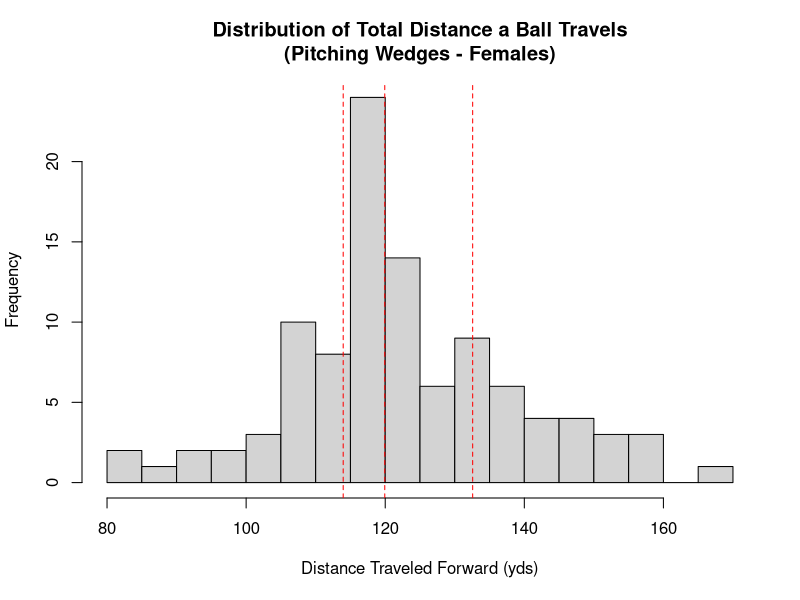
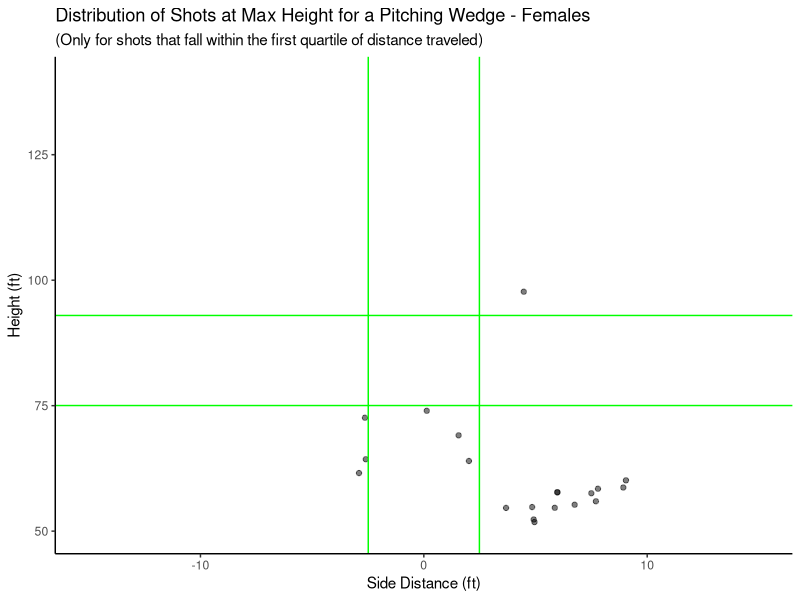
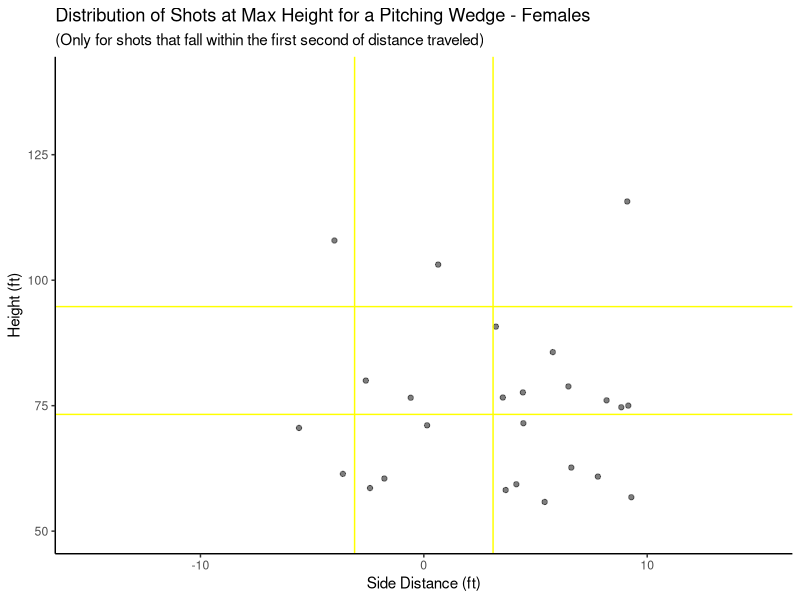
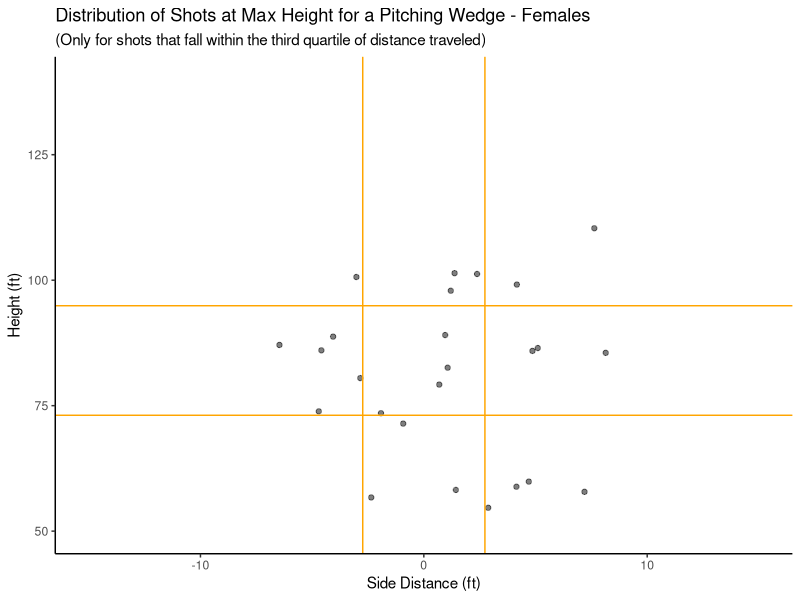
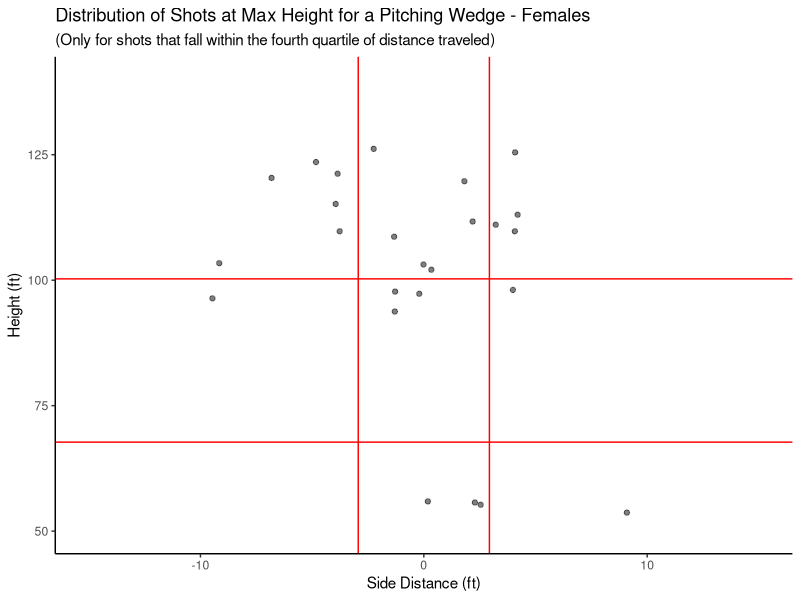
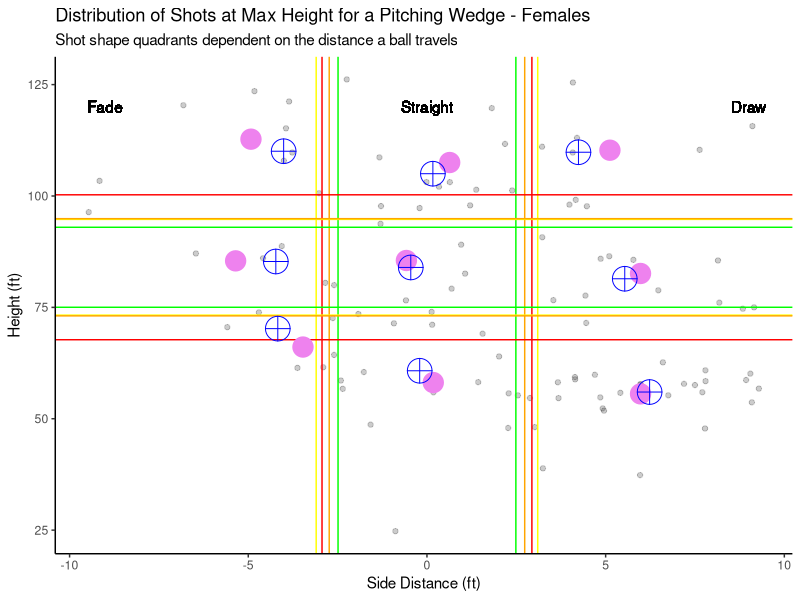

Reproduce these figures in R, in order.
## ---- chunk 1
library(tidyverse)
library(mgcv)
library(gam)
library(kableExtra)
# load in data
df_st_club <- read_csv("Data Cleaning/Output Data/Cleaned_Standard_Clubs.csv")

# Filter df for only Pitching Wedges
df_pw_lim <- filter(df_st_club, Club == "Pitching Wedge" & Sex == "Female")
## ---- chunk 2
# Side model
pw_side_final <- gam::gam(`Max Height - Side` ~
  gam::s(`Club Speed`) +
  gam::s(`Attack Angle`) +
  gam::s(`Swing Plane`) +
  gam::s(`Face Angle`) +
  gam::s(`Club Path`) +
  gam::s(shaft_lean), data = df_pw_lim)

# Height model
pw_height_final <- gam::gam(`Max Height - Height` ~
  gam::s(`Club Speed`) +
  gam::s(`Attack Angle`) +
  gam::s(`Swing Plane`) +
  gam::s(`Face Angle`) +
  gam::s(`Club Path`) +
  gam::s(shaft_lean), data = df_pw_lim)
## ---- chunk 3
# First distance quartile
q1_dist <- quantile(df_pw_lim$`Est. Total Flat - Length`, 0.25)
# Second Distance quartile
median_dist <- quantile(df_pw_lim$`Est. Total Flat - Length`, 0.50)
# Third Distance quartile
q3_dist <- quantile(df_pw_lim$`Est. Total Flat - Length`, 0.75)

# 0-25% of data, divide height standard deviation by this
sd_divisor_side_1 <- 1.5
# 25-50% of data, divde height standard deviation by this
sd_divisor_side_2 <- 1.5
# 0-25% of data, divide height standard deviation by this
sd_divisor_side_3 <- 1.5
# 25-100% of data, divide height standard deviation by this
sd_divisor_side_4 <- 1.5

# 0-25% of data, divide height standard deviation by this
sd_divisor_height_1 <- 1.5
# 25-50% of data, divide height standard deviation by this
sd_divisor_height_2 <- 1.5
# 0-25% of data, divide height standard deviation by this
sd_divisor_height_3 <- 1.5
# 25-100% of data, divide height standard deviation by this
sd_divisor_height_4 <- 1.5
## ---- chunk 4
# Split for Pitching Wedges and fades by sign
df_pw_lim$side_class_acc <- ifelse(df_pw_lim$`Max Height - Side` > 0, "Draw", "Fade")

# Limit data to first quartile
df_pw_lim_side1 <- filter(df_pw_lim, `Est. Total Flat - Length` < q1_dist)
# Get standard deviation
sd_lim_side1 <- sd(df_pw_lim_side1$`Max Height - Side`)

# Limit data to second quartile
df_pw_lim_side2 <- filter(df_pw_lim, `Est. Total Flat - Length` >= q1_dist)
df_pw_lim_side2 <- filter(df_pw_lim_side2, `Est. Total Flat - Length` < median_dist)
# Get standard deviation
sd_lim_side2 <- sd(df_pw_lim_side2$`Max Height - Side`)

# Limit data to third quartile
df_pw_lim_side3 <- filter(df_pw_lim, `Est. Total Flat - Length` >= median_dist)
df_pw_lim_side3 <- filter(df_pw_lim_side3, `Est. Total Flat - Length` < q3_dist)
# Get standard deviation
sd_lim_side3 <- sd(df_pw_lim_side3$`Max Height - Side`)

# Limit data to fourth quartile
df_pw_lim_side4 <- filter(df_pw_lim, `Est. Total Flat - Length` >= q3_dist)
# Get standard deviation
sd_lim_side4 <- sd(df_pw_lim_side4$`Max Height - Side`)

# Classify straights
for (i in 1:nrow(df_pw_lim)) {
  # Check to see if shot is in q1
  if (df_pw_lim[i, "Est. Total Flat - Length"] < q1_dist) {
    # Classify as straight is criteria is met
    if (df_pw_lim[i, "Max Height - Side"] < sd_lim_side1 / sd_divisor_side_1 &
      df_pw_lim[i, "Max Height - Side"] > -sd_lim_side1 / sd_divisor_side_1) {
      # Accessing the 'side_class' column by name to assign "Straight"
      df_pw_lim[i, "side_class_acc"] <- "Straight"
    }
    # Check to see if shot is in q2
  } else if (df_pw_lim[i, "Est. Total Flat - Length"] < median_dist) {
    # Classify as straight is criteria is met
    if (df_pw_lim[i, "Max Height - Side"] < sd_lim_side2 / sd_divisor_side_2 &
      df_pw_lim[i, "Max Height - Side"] > -sd_lim_side2 / sd_divisor_side_2) {
      df_pw_lim[i, "side_class_acc"] <- "Straight"
    }
    # Check to see if shot is in q3
  } else if (df_pw_lim[i, "Est. Total Flat - Length"] < q3_dist) {
    # Classify as straight is criteria is met
    if (df_pw_lim[i, "Max Height - Side"] < sd_lim_side3 / sd_divisor_side_3 &
      df_pw_lim[i, "Max Height - Side"] > -sd_lim_side3 / sd_divisor_side_3) {
      df_pw_lim[i, "side_class_acc"] <- "Straight"
    }
    # Check to see if shot is in q4
  } else {
    # Classify as straight is criteria is met
    if (df_pw_lim[i, "Max Height - Side"] < sd_lim_side4 / sd_divisor_side_4 &
      df_pw_lim[i, "Max Height - Side"] > -sd_lim_side4 / sd_divisor_side_4) {
      df_pw_lim[i, "side_class_acc"] <- "Straight"
    }
  }
}
## ---- chunk 5
# Define height class variable
df_pw_lim$height_class_acc <- "Medium"

# Limit data to first quartile
df_pw_lim_height1 <- filter(df_pw_lim, `Est. Total Flat - Length` < q1_dist)
# Get mean and standard deviation
mean_lim_height1 <- mean(df_pw_lim_height1$`Max Height - Height`)
mean_lim_height1 <- 84
sd_lim_height1 <- sd(df_pw_lim_height1$`Max Height - Height`)

# Limit data to second quartile
df_pw_lim_height2 <- filter(df_pw_lim, `Est. Total Flat - Length` >= q1_dist)
df_pw_lim_height2 <- filter(df_pw_lim_height2, `Est. Total Flat - Length` < median_dist)
# Get mean and standard deviation
mean_lim_height2 <- mean(df_pw_lim_height2$`Max Height - Height`)
mean_lim_height2 <- 84
sd_lim_height2 <- sd(df_pw_lim_height2$`Max Height - Height`)

# Limit data to third quartile
df_pw_lim_height3 <- filter(df_pw_lim, `Est. Total Flat - Length` >= median_dist)
df_pw_lim_height3 <- filter(df_pw_lim_height3, `Est. Total Flat - Length` < q3_dist)
# Get mean and standard deviation
mean_lim_height3 <- mean(df_pw_lim_height3$`Max Height - Height`)
mean_lim_height3 <- 84
sd_lim_height3 <- sd(df_pw_lim_height3$`Max Height - Height`)

# Limit data to fourth quartile
df_pw_lim_height4 <- filter(df_pw_lim, `Est. Total Flat - Length` >= q3_dist)
# Get mean and standard deviation
mean_lim_height4 <- mean(df_pw_lim_height4$`Max Height - Height`)
mean_lim_height4 <- 84
sd_lim_height4 <- sd(df_pw_lim_height4$`Max Height - Height`)

# Classify height
for (i in 1:nrow(df_pw_lim)) {
  # Check if shot is in distance q1
  if (df_pw_lim[i, "Est. Total Flat - Length"] < q1_dist) {
    # Classify as high/low/medium based on criteria
    if (df_pw_lim[i, "Max Height - Height"] > (mean_lim_height1 + sd_lim_height1 / sd_divisor_height_1)) {
      df_pw_lim[i, "height_class_acc"] <- "High"
    }
    if (df_pw_lim[i, "Max Height - Height"] < (mean_lim_height1 - sd_lim_height1 / sd_divisor_height_1)) {
      df_pw_lim[i, "height_class_acc"] <- "Low"
    }
    # Check if shot is in distance q1
  } else if (df_pw_lim[i, "Est. Total Flat - Length"] < median_dist) {
    # Classify as high/low/medium based on criteria
    if (df_pw_lim[i, "Max Height - Height"] > (mean_lim_height2 + sd_lim_height2 / sd_divisor_height_2)) {
      df_pw_lim[i, "height_class_acc"] <- "High"
    }
    if (df_pw_lim[i, "Max Height - Height"] < (mean_lim_height2 - sd_lim_height2 / sd_divisor_height_2)) {
      df_pw_lim[i, "height_class_acc"] <- "Low"
    }
    # Check if shot is in distance q1
  } else if (df_pw_lim[i, "Est. Total Flat - Length"] < q3_dist) {
    # Classify as high/low/medium based on criteria
    if (df_pw_lim[i, "Max Height - Height"] > (mean_lim_height3 + sd_lim_height3 / sd_divisor_height_3)) {
      df_pw_lim[i, "height_class_acc"] <- "High"
    }
    if (df_pw_lim[i, "Max Height - Height"] < (mean_lim_height3 - sd_lim_height3 / sd_divisor_height_3)) {
      df_pw_lim[i, "height_class_acc"] <- "Low"
    }
    # Check if shot is in distance q1
  } else {
    # Classify as high/low/medium based on criteria
    if (df_pw_lim[i, "Max Height - Height"] > (mean_lim_height4 + sd_lim_height4 / sd_divisor_height_4)) {
      df_pw_lim[i, "height_class_acc"] <- "High"
    }
    if (df_pw_lim[i, "Max Height - Height"] < (mean_lim_height4 - sd_lim_height4 / sd_divisor_height_4)) {
      df_pw_lim[i, "height_class_acc"] <- "Low"
    }
  }
}
## ---- chunk 6
hist(df_pw_lim$`Est. Total Flat - Length`, breaks = 25, main = "Distribution of Total Distance a Ball Travels\n(Pitching Wedges - Females)", xlab = "Distance Traveled Forward (yds)", col = "lightgrey")
abline(v = q1_dist, col = "red", lty = 2)
abline(v = median_dist, col = "red", lty = 2)
abline(v = q3_dist, col = "red", lty = 2)
## ---- chunk 7
# Create a data frame template to keep ideal parameters inclusive of intervals
df_ideal_pw <- data.frame(
  Club = character(),
  Height_Class = character(),
  Side_Class = character(),
  Sex = character(),
  Club_Path_Angle = double(),
  Lie_Angle = double(),
  Attack_Angle = double(),
  Club_Speed = double(),
  Shaft_Lean = double(),
  Face_Angle = double(),
  Data_Points = numeric(),
  CPA_LB = double(),
  CPA_UB = double(),
  LA_LB = double(),
  LA_UB = double(),
  AA_LB = double(),
  AA_UB = double(),
  CS_LB = double(),
  CS_UB = double(),
  SL_LB = double(),
  SL_UB = double(),
  FA_LB = double(),
  FA_UB = double()
)

# Lists for shot shapes
heights <- c("High", "Medium", "Low")
sides <- c("Draw", "Straight", "Fade")

# Variable for row iterator
row <- 1

# Loop though each shot shape combination
for (height in heights) {
  for (side in sides) {
    # Filter to only specific shot shape
    shot_shape_df <- filter(df_pw_lim, side_class_acc == side & height_class_acc == height)

    # Store club and shot shape
    df_ideal_pw[row, "Club"] <- "Pitching Wedge"
    df_ideal_pw[row, "Height_Class"] <- height
    df_ideal_pw[row, "Side_Class"] <- side
    df_ideal_pw[row, "Sex"] <- "Female"

    # Get ideal parameters from medians
    df_ideal_pw[row, "Club_Path_Angle"] <- median(shot_shape_df$`Club Path`)
    df_ideal_pw[row, "Lie_Angle"] <- median(shot_shape_df$`Swing Plane`)
    df_ideal_pw[row, "Attack_Angle"] <- mean(shot_shape_df$`Attack Angle`)
    df_ideal_pw[row, "Club_Speed"] <- mean(shot_shape_df$`Club Speed`)
    df_ideal_pw[row, "Shaft_Lean"] <- mean(shot_shape_df$shaft_lean)
    df_ideal_pw[row, "Face_Angle"] <- mean(shot_shape_df$`Face Angle`)
    df_ideal_pw[row, "Data_Points"] <- nrow(shot_shape_df)

    # Inital standard deviations are zero
    sd_cpa <- 0
    sd_la <- 0
    sd_aa <- 0
    sd_cs <- 0
    sd_sl <- 0
    sd_fa <- 0

    # Check to make sure there is enough data for a bound
    if (nrow(shot_shape_df) > 1) {
      # Find standard deviation of each CHP
      sd_cpa <- sd(shot_shape_df$`Club Path`)
      sd_la <- sd(shot_shape_df$`Swing Plane`)
      sd_aa <- sd(shot_shape_df$`Attack Angle`)
      sd_cs <- sd(shot_shape_df$`Club Speed`)
      sd_sl <- sd(shot_shape_df$shaft_lean)
      sd_fa <- sd(shot_shape_df$`Face Angle`)
    }

    # Find lower bound for each parameter by subtracting a fraction of sd
    df_ideal_pw[row, "CPA_LB"] <- median(shot_shape_df$`Club Path`) - (sd_cpa / 16)
    df_ideal_pw[row, "LA_LB"] <- median(shot_shape_df$`Swing Plane`) - (sd_la / 16)
    df_ideal_pw[row, "AA_LB"] <- mean(shot_shape_df$`Attack Angle`) - (sd_aa / 16)
    df_ideal_pw[row, "CS_LB"] <- mean(shot_shape_df$`Club Speed`) - (sd_cs / 16)
    df_ideal_pw[row, "SL_LB"] <- mean(shot_shape_df$shaft_lean) - (sd_sl / 16)
    df_ideal_pw[row, "FA_LB"] <- mean(shot_shape_df$`Face Angle`) - (sd_fa / 16)

    # Find upper bound for each parameter by adding a fraction of sd
    df_ideal_pw[row, "CPA_UB"] <- median(shot_shape_df$`Club Path`) + (sd_cpa / 16)
    df_ideal_pw[row, "LA_UB"] <- median(shot_shape_df$`Swing Plane`) + (sd_la / 16)
    df_ideal_pw[row, "AA_UB"] <- mean(shot_shape_df$`Attack Angle`) + (sd_aa / 16)
    df_ideal_pw[row, "CS_UB"] <- mean(shot_shape_df$`Club Speed`) + (sd_cs / 16)
    df_ideal_pw[row, "SL_UB"] <- mean(shot_shape_df$shaft_lean) + (sd_sl / 16)
    df_ideal_pw[row, "FA_UB"] <- mean(shot_shape_df$`Face Angle`) + (sd_fa / 16)


    # Iterate to next row
    row <- row + 1
  }
}
## ---- chunk 8
# Create dummy data frame that matches with visualization
df_ideal_pw_mutated <- df_ideal_pw
colnames(df_ideal_pw_mutated) <- c(
  "Club", "Height_Class", "Side_Class", "Sex",
  "Club Path", "Swing Plane", "Attack Angle",
  "Club Speed", "shaft_lean", "Face Angle"
)

# Get predictions from moedls
side_preds <- predict(pw_side_final, df_ideal_pw_mutated)
height_preds <- predict(pw_height_final, df_ideal_pw_mutated)

# Data frame with predicted spot in air
predictions_quad <- data.frame(side_preds, height_preds)

# Get side means for each shot shape
side_mean <- c(
  mean(filter(df_pw_lim, side_class_acc == "Draw" & height_class_acc == "High")$`Max Height - Side`),
  mean(filter(df_pw_lim, side_class_acc == "Straight" & height_class_acc == "High")$`Max Height - Side`),
  mean(filter(df_pw_lim, side_class_acc == "Fade" & height_class_acc == "High")$`Max Height - Side`),
  mean(filter(df_pw_lim, side_class_acc == "Draw" & height_class_acc == "Medium")$`Max Height - Side`),
  mean(filter(df_pw_lim, side_class_acc == "Straight" & height_class_acc == "Medium")$`Max Height - Side`),
  mean(filter(df_pw_lim, side_class_acc == "Fade" & height_class_acc == "Medium")$`Max Height - Side`),
  mean(filter(df_pw_lim, side_class_acc == "Draw" & height_class_acc == "Low")$`Max Height - Side`),
  mean(filter(df_pw_lim, side_class_acc == "Straight" & height_class_acc == "Low")$`Max Height - Side`),
  mean(filter(df_pw_lim, side_class_acc == "Fade" & height_class_acc == "Low")$`Max Height - Side`)
)

# Get height means for each shot shape
height_mean <- c(
  mean(filter(df_pw_lim, side_class_acc == "Draw" & height_class_acc == "High")$`Max Height - Height`),
  mean(filter(df_pw_lim, side_class_acc == "Straight" & height_class_acc == "High")$`Max Height - Height`),
  mean(filter(df_pw_lim, side_class_acc == "Fade" & height_class_acc == "High")$`Max Height - Height`),
  mean(filter(df_pw_lim, side_class_acc == "Draw" & height_class_acc == "Medium")$`Max Height - Height`),
  mean(filter(df_pw_lim, side_class_acc == "Straight" & height_class_acc == "Medium")$`Max Height - Height`),
  mean(filter(df_pw_lim, side_class_acc == "Fade" & height_class_acc == "Medium")$`Max Height - Height`),
  mean(filter(df_pw_lim, side_class_acc == "Draw" & height_class_acc == "Low")$`Max Height - Height`),
  mean(filter(df_pw_lim, side_class_acc == "Straight" & height_class_acc == "Low")$`Max Height - Height`),
  mean(filter(df_pw_lim, side_class_acc == "Fade" & height_class_acc == "Low")$`Max Height - Height`)
)

shot_shape <- c(
  "High Draw", "High Straight", "High Fade",
  "Medium Draw", "Medium Straight", "Medium Fade",
  "Low Draw", "Low Straight", "Low Fade"
)

# Put means in dataframe
means_quad <- data.frame(side_mean, height_mean)

par(mfrow = c(2, 2))
# Visualize q1 quadrants
ggplot(df_pw_lim_height1, aes(x = `Max Height - Side`, y = `Max Height - Height`)) +
  ylim(50, 140) +
  xlim(-15, 15) +
  geom_point(alpha = 0.5) +
  geom_vline(aes(xintercept = -sd_lim_side1 / sd_divisor_side_1), col = "green") +
  geom_vline(aes(xintercept = sd_lim_side1 / sd_divisor_side_1), col = "green") +
  geom_hline(aes(yintercept = (mean_lim_height1 + sd_lim_height1 / sd_divisor_height_1)), col = "green") +
  geom_hline(aes(yintercept = (mean_lim_height1 - sd_lim_height1 / sd_divisor_height_1)), col = "green") +
  theme(
    panel.grid.major = element_blank(), panel.grid.minor = element_blank(),
    panel.background = element_blank(), axis.line = element_line(colour = "black")
  ) +
  labs(
    title = "Distribution of Shots at Max Height for a Pitching Wedge - Females",
    subtitle = "(Only for shots that fall within the first quartile of distance traveled)",
    y = "Height (ft)",
    x = "Side Distance (ft)"
  )

# Visualize q2 quadrants
ggplot(df_pw_lim_height2, aes(x = `Max Height - Side`, y = `Max Height - Height`)) +
  ylim(50, 140) +
  xlim(-15, 15) +
  geom_point(alpha = 0.5) +
  geom_vline(aes(xintercept = -sd_lim_side2 / sd_divisor_side_2), col = "yellow") +
  geom_vline(aes(xintercept = sd_lim_side2 / sd_divisor_side_2), col = "yellow") +
  geom_hline(aes(yintercept = (mean_lim_height2 + sd_lim_height2 / sd_divisor_height_2)), col = "yellow") +
  geom_hline(aes(yintercept = (mean_lim_height2 - sd_lim_height2 / sd_divisor_height_2)), col = "yellow") +
  theme(
    panel.grid.major = element_blank(), panel.grid.minor = element_blank(),
    panel.background = element_blank(), axis.line = element_line(colour = "black")
  ) +
  labs(
    title = "Distribution of Shots at Max Height for a Pitching Wedge - Females",
    subtitle = "(Only for shots that fall within the first second of distance traveled)",
    y = "Height (ft)",
    x = "Side Distance (ft)"
  )

# Visualize q2 quadrants
ggplot(df_pw_lim_height3, aes(x = `Max Height - Side`, y = `Max Height - Height`)) +
  ylim(50, 140) +
  xlim(-15, 15) +
  geom_point(alpha = 0.5) +
  geom_vline(aes(xintercept = -sd_lim_side3 / sd_divisor_side_3), col = "orange") +
  geom_vline(aes(xintercept = sd_lim_side3 / sd_divisor_side_3), col = "orange") +
  geom_hline(aes(yintercept = (mean_lim_height3 + sd_lim_height3 / sd_divisor_height_3)), col = "orange") +
  geom_hline(aes(yintercept = (mean_lim_height3 - sd_lim_height3 / sd_divisor_height_3)), col = "orange") +
  theme(
    panel.grid.major = element_blank(), panel.grid.minor = element_blank(),
    panel.background = element_blank(), axis.line = element_line(colour = "black")
  ) +
  labs(
    title = "Distribution of Shots at Max Height for a Pitching Wedge - Females",
    subtitle = "(Only for shots that fall within the third quartile of distance traveled)",
    y = "Height (ft)",
    x = "Side Distance (ft)"
  )


# Visualize q4 quadrants
ggplot(df_pw_lim_height4, aes(x = `Max Height - Side`, y = `Max Height - Height`)) +
  ylim(50, 140) +
  xlim(-15, 15) +
  geom_point(alpha = 0.5) +
  geom_vline(aes(xintercept = -sd_lim_side4 / sd_divisor_side_4), col = "red") +
  geom_vline(aes(xintercept = sd_lim_side4 / sd_divisor_side_4), col = "red") +
  geom_hline(aes(yintercept = (mean_lim_height4 + sd_lim_height4 / sd_divisor_height_4)), col = "red") +
  geom_hline(aes(yintercept = (mean_lim_height4 - sd_lim_height4 / sd_divisor_height_4)), col = "red") +
  theme(
    panel.grid.major = element_blank(), panel.grid.minor = element_blank(),
    panel.background = element_blank(), axis.line = element_line(colour = "black")
  ) +
  labs(
    title = "Distribution of Shots at Max Height for a Pitching Wedge - Females",
    subtitle = "(Only for shots that fall within the fourth quartile of distance traveled)",
    y = "Height (ft)",
    x = "Side Distance (ft)"
  )

# Visualize all quadrants with the parameters landing via model
ggplot(df_pw_lim, aes(x = `Max Height - Side`, y = `Max Height - Height`)) +
  geom_point(alpha = 0.2) +
  geom_vline(aes(xintercept = -sd_lim_side1 / sd_divisor_side_1), col = "green") +
  geom_vline(aes(xintercept = sd_lim_side1 / sd_divisor_side_1), col = "green") +
  geom_vline(aes(xintercept = -sd_lim_side2 / sd_divisor_side_2), col = "yellow") +
  geom_vline(aes(xintercept = sd_lim_side2 / sd_divisor_side_2), col = "yellow") +
  geom_vline(aes(xintercept = -sd_lim_side3 / sd_divisor_side_3), col = "orange") +
  geom_vline(aes(xintercept = sd_lim_side3 / sd_divisor_side_3), col = "orange") +
  geom_vline(aes(xintercept = -sd_lim_side4 / sd_divisor_side_4), col = "red") +
  geom_vline(aes(xintercept = sd_lim_side4 / sd_divisor_side_4), col = "red") +
  geom_hline(aes(yintercept = (mean_lim_height1 + sd_lim_height1 / sd_divisor_height_1)), col = "green") +
  geom_hline(aes(yintercept = (mean_lim_height1 - sd_lim_height1 / sd_divisor_height_1)), col = "green") +
  geom_hline(aes(yintercept = (mean_lim_height2 + sd_lim_height2 / sd_divisor_height_2)), col = "yellow") +
  geom_hline(aes(yintercept = (mean_lim_height2 - sd_lim_height2 / sd_divisor_height_2)), col = "yellow") +
  geom_hline(aes(yintercept = (mean_lim_height3 + sd_lim_height3 / sd_divisor_height_3)), col = "orange") +
  geom_hline(aes(yintercept = (mean_lim_height3 - sd_lim_height3 / sd_divisor_height_3)), col = "orange") +
  geom_hline(aes(yintercept = (mean_lim_height4 + sd_lim_height4 / sd_divisor_height_4)), col = "red") +
  geom_hline(aes(yintercept = (mean_lim_height4 - sd_lim_height4 / sd_divisor_height_4)), col = "red") +
  labs(
    title = "Distribution of Shots at Max Height for a Pitching Wedge - Females",
    subtitle = "Shot shape quadrants dependent on the distance a ball travels",
    y = "Height (ft)",
    x = "Side Distance (ft)"
  ) +
  geom_text(x = -9, y = 120, label = "Fade") +
  geom_text(x = 0, y = 120, label = "Straight") +
  geom_text(x = 9, y = 120, label = "Draw") +
  theme(
    panel.grid.major = element_blank(), panel.grid.minor = element_blank(),
    panel.background = element_blank(), axis.line = element_line(colour = "black")
  ) +
  geom_point(data = means_quad, aes(x = side_mean, y = height_mean), color = "violet", pch = 20, size = 10) +
  geom_point(data = predictions_quad, aes(x = side_preds, y = height_preds), color = "blue", pch = 10, size = 8)
## ---- chunk 9
# Dummy df for sharing table
df_ideal_pw_female_sharable <- data.frame(
  Club = df_ideal_pw$Club,
  Shot_Shape = paste(df_ideal_pw$Height_Class, df_ideal_pw$Side_Class),
  Sex = df_ideal_pw$Sex,
  Club_Path_Angle = df_ideal_pw$Club_Path_Angle,
  CPA_LB = df_ideal_pw$CPA_LB,
  CPA_UB = df_ideal_pw$CPA_UB,
  Lie_Angle = df_ideal_pw$Lie_Angle,
  LA_LB = df_ideal_pw$LA_LB,
  LA_UB = df_ideal_pw$LA_UB,
  Attack_Angle = df_ideal_pw$Attack_Angle,
  AA_LB = df_ideal_pw$AA_LB,
  AA_UB = df_ideal_pw$AA_UB,
  Club_Speed = df_ideal_pw$Club_Speed,
  CS_LB = df_ideal_pw$CS_LB,
  CS_UB = df_ideal_pw$CS_UB,
  Shaft_Lean = df_ideal_pw$Shaft_Lean,
  SL_LB = df_ideal_pw$SL_LB,
  SL_UB = df_ideal_pw$SL_UB,
  Face_Angle = df_ideal_pw$Face_Angle,
  FA_LB = df_ideal_pw$FA_LB,
  FA_UB = df_ideal_pw$FA_UB,
  Data_Points = df_ideal_pw$Data_Points
)

# Output kable
kable(df_ideal_pw_female_sharable, escape = TRUE, caption = "Ideal Parameter Estimates for Pitching Wedge From Centers of Actual Data (Males)") %>%
  kable_styling(latex_options = "hold_position")
